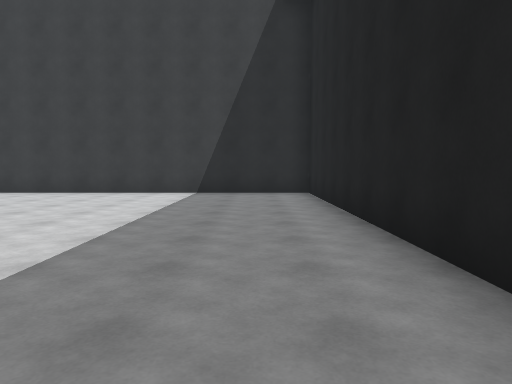
[1] (above)

13 first-person views from a walk through a Unity game level. The camera is 1.4 m above the floor, tilts 4° down and sees 70° across. The floor is counted in squares, 2 m on a side. Each view is taken from the middle of a square. On the plan, view 1 faces up. The plan holds only what a view shows up to about 11 squares ahead; the rest is blank. The place goes on beyond the plan. The player is left out.

[2]
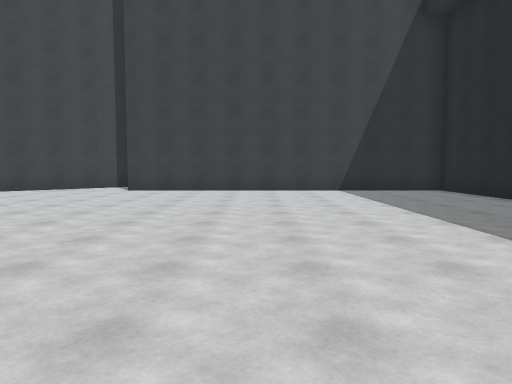

[3]
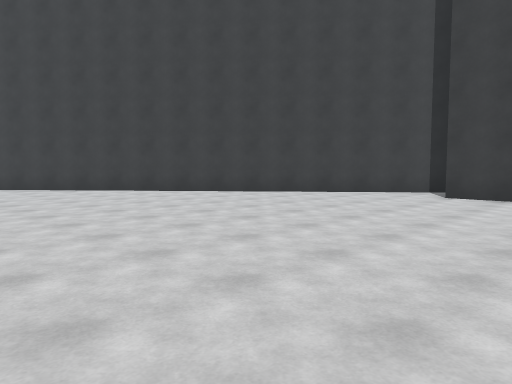

[4]
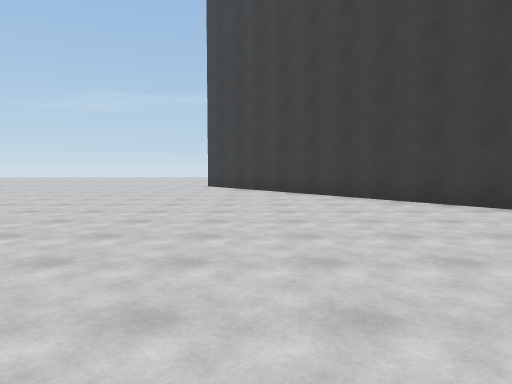

[5]
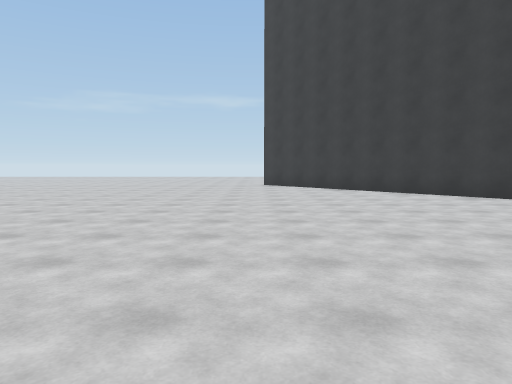

[6]
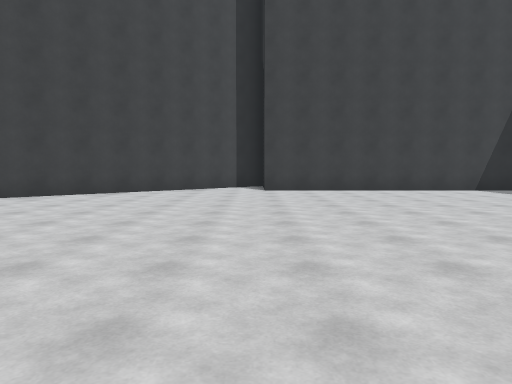

[7]
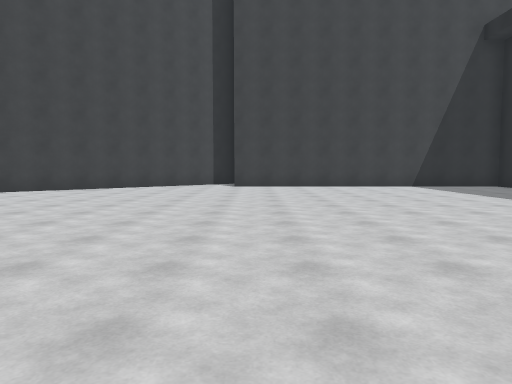

[8]
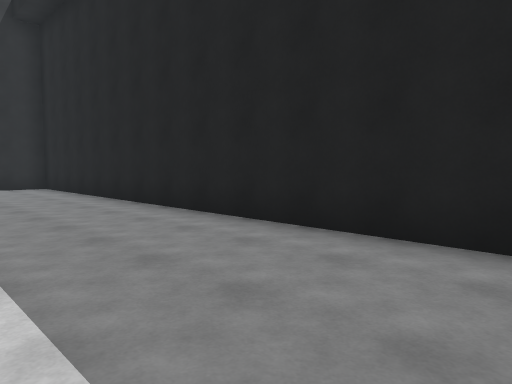

[9]
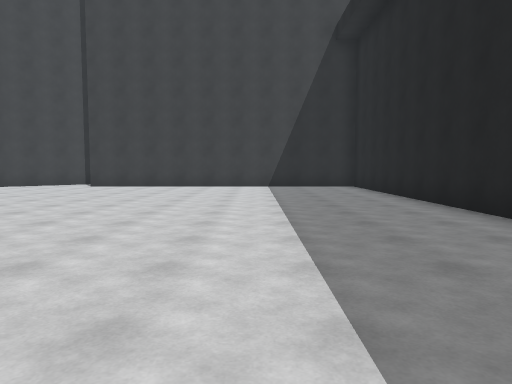

[10]
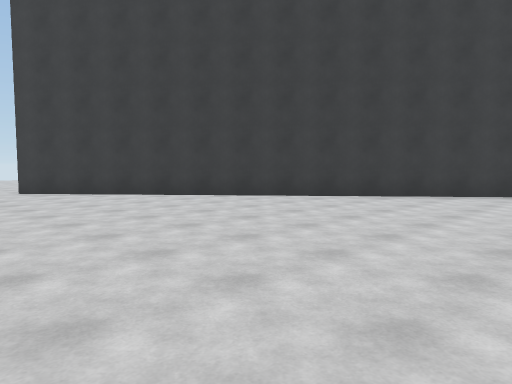

[11]
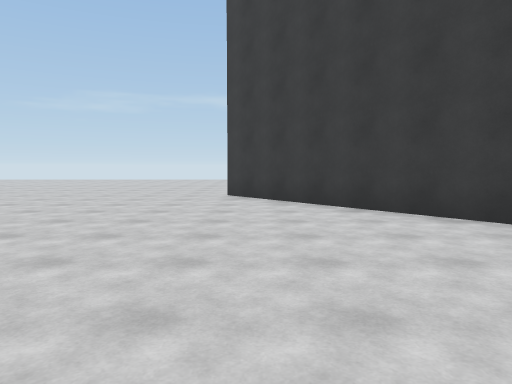

[12]
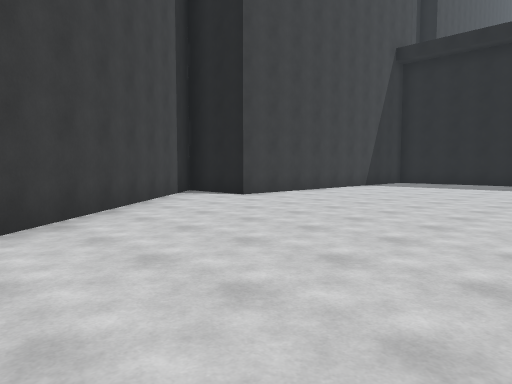

[13]
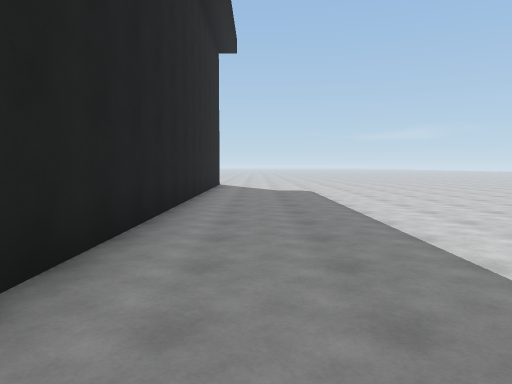

### Floor plan
Points are (right, up) in squares from view 1. A wall is a line through its corners. A room is listed if a view was taken in it or the views show most of it. See-through windows are left out.
Room 1 (views 1, 2, 3, 4, 5, 6, 7, 8, 9, 10, 11, 12, 13)
walls: (1.4, -3.5) (1.4, 9.7) (-7.7, 9.7) (-7.7, 12) (-21.5, 0.5)

Positions as (right, up) in squares from view 1, and headings:
1: (0, 0), facing up
2: (-4, -1), facing up
3: (-5, 1), facing up-left
4: (-10, 1), facing left
5: (-9, -1), facing left
6: (-8, -1), facing up
7: (-7, -3), facing up
8: (-2, -3), facing up-right
9: (-2, -3), facing up
10: (-12, -3), facing up-left
11: (-14, 0), facing left
12: (-14, 3), facing up-right
13: (0, 4), facing down
